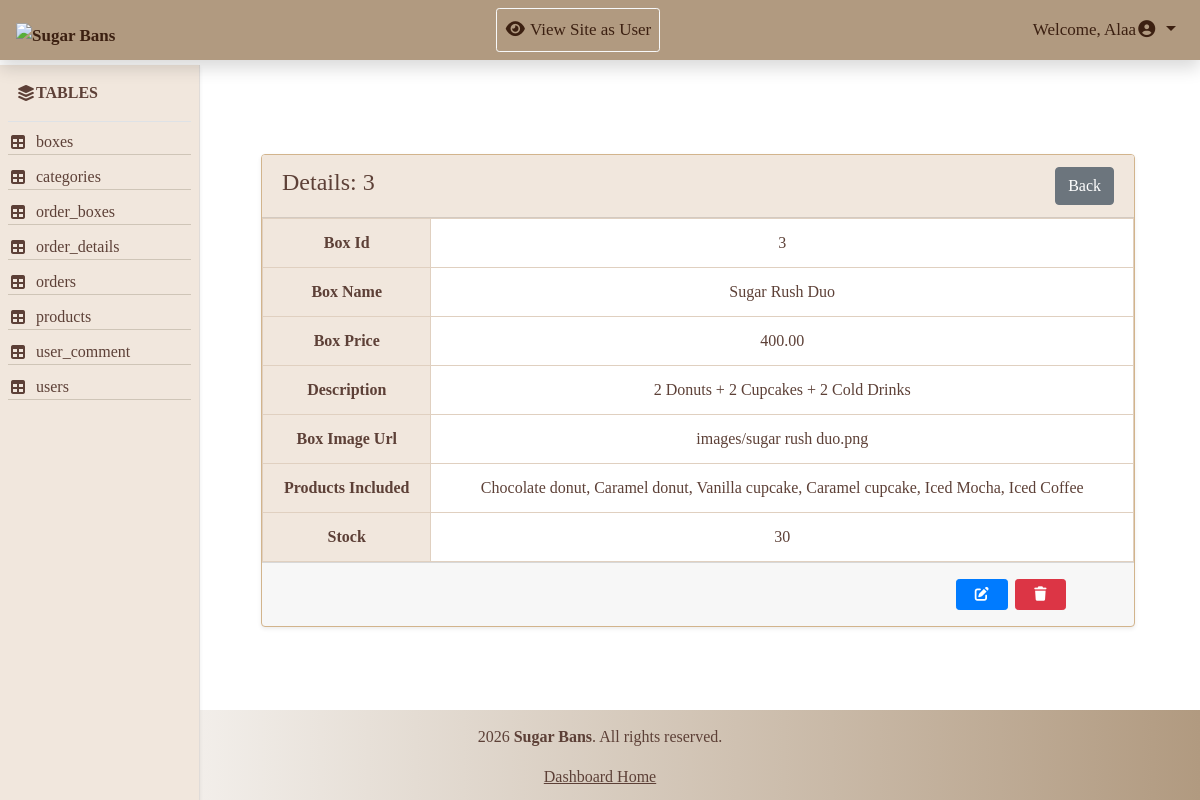
/Admin/action.php?action=show&table=boxes&id=3 (signed in), run on the app's committed database.
### tables this page shows
CREATE TABLE `boxes` (
  `box_id` int(11) NOT NULL,
  `box_name` varchar(150) NOT NULL,
  `box_price` decimal(10,2) NOT NULL,
  `description` text DEFAULT NULL,
  `box_image_url` varchar(255) DEFAULT NULL,
  `products_included` text DEFAULT NULL,
  `stock` int(11) NOT NULL DEFAULT 30
);

### Admin/action.php (the view, shortened to what this page needs)
<?php
require 'includes/db/db.php';
include 'includes/temp/header.php';
include 'includes/temp/navbar.php';
?>
<div class="container-fluid">
    <div class="row">
        <?php include 'includes/temp/aside.php'; ?>
        <main class="col-md-10">
            <?php
                $action = isset($_GET['action']) ? $_GET['action'] : '';
                $table = isset($_GET['table'])  ? $_GET['table']  : '';
                $id = isset($_GET['id'])     ? $_GET['id']     : 0;
                if (!empty($table)) {
                    $table = preg_replace('/[^a-zA-Z0-9_]/', '', $table);
                        $stmtCol = $connect->prepare("SHOW COLUMNS FROM $table");
                        $stmtCol->execute();
                        $primaryKey = $stmtCol->fetchColumn();
                }
            switch($action) {
                case 'show':
                    $stmt = $connect->prepare("SELECT * FROM $table WHERE $primaryKey = ?");
                    $stmt->execute([$id]);
                    $item = $stmt->fetch(PDO::FETCH_ASSOC);
                    ?>
                            <div class="card shadow-sm mt-4 mx-5">
                                <div class="card-header d-flex justify-content-between align-items-center">
                                    <h4>Details: <?php echo $id; ?></h4>
                                    <a href="view_table.php?table=<?php echo $table; ?>" class="btn btn-secondary">Back</a>
                                </div>
                                <table class="table mb-0">
                                     <?php foreach ($item as $key => $value){
                                     ?>
                                    <tr>
                                        <th><?php echo ucwords(str_replace('_', ' ', $key)); ?></th>
                                        <td><?php echo  $value?></td>
                                    </tr>
                                    <?php } ?>
                                </table>
                                <div class="card-footer d-flex align-items-center py-3 m">
                                        <a href="action.php?action=edit&table=<?php echo $table; ?>&id=<?php echo $id; ?>" class="btn btn-primary btn-sm px-3"><i class="fa-solid fa-pen-to-square"></i></a>
                                        <a href="action.php?action=delete&table=<?php echo $table; ?>&id=<?php echo $id; ?>" class="btn btn-danger btn-sm px-3 mr-5" onclick= "return confirm('Are you sure you want to delete this?')"><i class="fa-solid fa-trash"></i></a>
                                </div>
                            </div>
                <?php
                    break;
                    ?>
                    <?php
                }
                ?>
        </main>
    </div>
</div>
<?php
include 'includes/temp/footer.php';
?>

### Admin/includes/assets/css/style.css (style rules this page uses)
* { margin: 0; padding: 0; box-sizing: border-box; }
body { font-family:Georgia, 'Times New Roman', Times, serif; }
main { margin-top: 130px; margin-bottom: 50px; margin-left: 16.5%; padding-right:5px ; min-height: calc(100vh - 90px - 180px); }
.table ,.card { color: #5d4037; border-color: #d2b48c; }
.table th, .table td { border: 1px solid #e0d0c0; text-align: center; }
.table th { background-color: #f1e7dd ; }
.card-header { color: #5d4037; background-color: #f1e7dd ; }
.card-footer { gap:7px; justify-content:flex-end; }

### data on the page
boxes: box_id "3", box_name "Sugar Rush Duo", box_price "400.00", description "2 Donuts + 2 Cupcakes + 2 Cold Drinks", box_image_url "images/sugar rush duo.png", products_included "Chocolate donut, Caramel donut, Vanilla cupcake, Caramel cupcake, Iced Mocha, Iced Coffee", stock "30"

### other printed values
$_SESSION['user_fname'] "Alaa"
$row "boxes"
$row "categories"
$row "order_boxes"
$row "order_details"
$row "orders"
$row "products"
$row "user_comment"
$row "users"
$id "3"
str_replace('_', ' ', $key) "Box Id"
str_replace('_', ' ', $key) "Box Name"
str_replace('_', ' ', $key) "Box Price"
str_replace('_', ' ', $key) "Description"
str_replace('_', ' ', $key) "Box Image Url"
